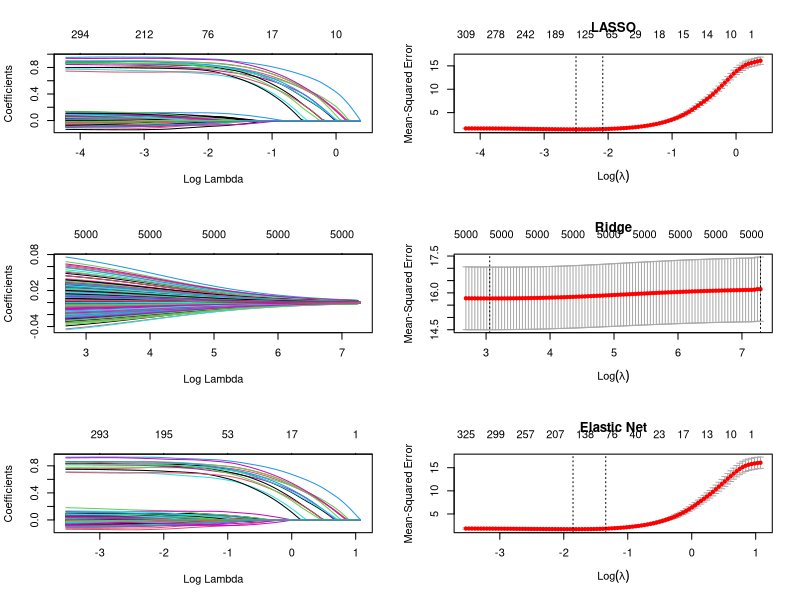
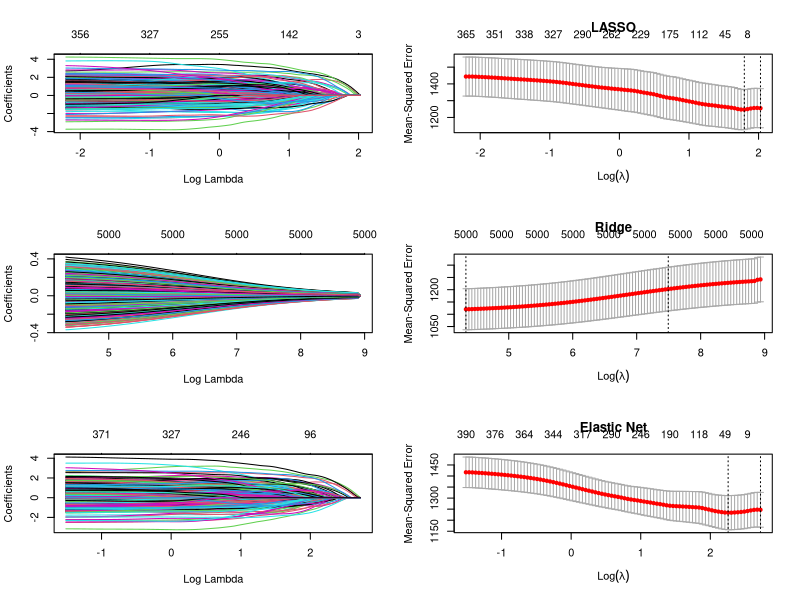
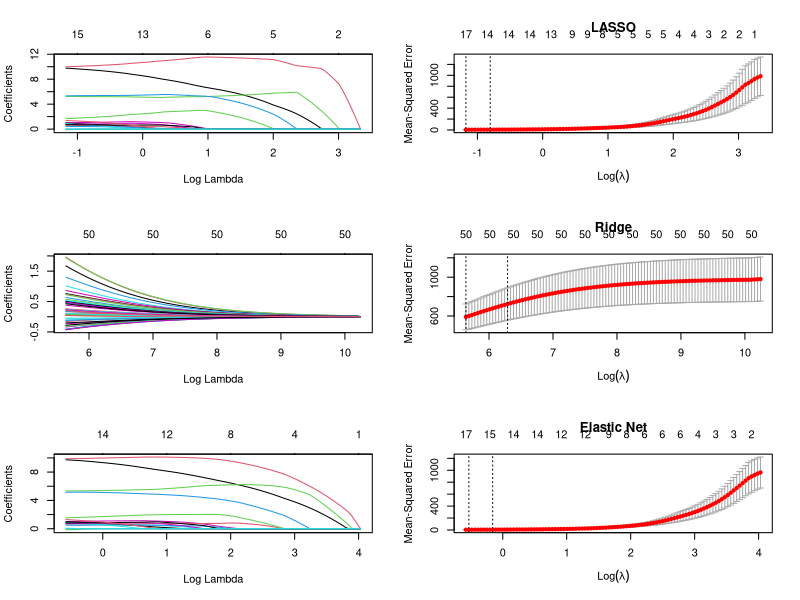

These charts were generated, in order, by the following R code:
# Least Absolute Shrinkage Selector Operator
# Lasso = Sum of Error + Sum of the absolute value of coefficients


library(MASS)  
library(glmnet)  

# --- Example 1
set.seed(1234)  
n <- 1000  
p <- 5000  
real_p <- 15
print(p - real_p)

x <- matrix(rnorm(n*p), nrow=n, ncol=p)
y <- apply(x[,1:real_p], 1, sum) + rnorm(n)
all.equal(rowSums(x[,1:real_p]), apply(x[,1:real_p], 1, sum))

# alternative solution:
beta <- c(rep(1, real_p), rep(0, p - real_p))
y <- x %*% beta + rnorm(n)

z <- rowSums(x[,1:real_p])
all.equal(as.vector(z), as.vector(x%*%beta))


# Split data into train (2/3) and test (1/3) sets
train_rows <- sample(1:n, as.integer(n/3))
x.train <- x[train_rows, ]
x.test <- x[-train_rows, ]

y.train <- y[train_rows]
y.test <- y[-train_rows]

# Fit models 
# (For plots on left):
fit.lasso <- glmnet(x.train, y.train, family="gaussian", alpha=1)
fit.ridge <- glmnet(x.train, y.train, family="gaussian", alpha=0)
fit.elnet <- glmnet(x.train, y.train, family="gaussian", alpha=.5)


# 10-fold Cross validation for each alpha = 0, 0.1, ... , 0.9, 1.0
# (For plots on Right)
for (i in 0:10) {
  assign(paste("fit", i, sep=""), 
         cv.glmnet(x.train, y.train, 
                   type.measure="mse", alpha=i/10,
                   family="gaussian"))
}

# Plot solution paths:
par(mfrow=c(3,2))
plot(fit.lasso, xvar="lambda")
plot(fit10, main="LASSO")

plot(fit.ridge, xvar="lambda")
plot(fit0, main="Ridge")

plot(fit.elnet, xvar="lambda")
plot(fit5, main="Elastic Net")

yhat0 <- predict(fit0, s=fit0$lambda.1se, newx=x.test)
yhat1 <- predict(fit1, s=fit1$lambda.1se, newx=x.test)
yhat2 <- predict(fit2, s=fit2$lambda.1se, newx=x.test)
yhat3 <- predict(fit3, s=fit3$lambda.1se, newx=x.test)
yhat4 <- predict(fit4, s=fit4$lambda.1se, newx=x.test)
yhat5 <- predict(fit5, s=fit5$lambda.1se, newx=x.test)
yhat6 <- predict(fit6, s=fit6$lambda.1se, newx=x.test)
yhat7 <- predict(fit7, s=fit7$lambda.1se, newx=x.test)
yhat8 <- predict(fit8, s=fit8$lambda.1se, newx=x.test)
yhat9 <- predict(fit9, s=fit9$lambda.1se, newx=x.test)
yhat10 <- predict(fit10, s=fit10$lambda.1se, newx=x.test)

mse0 <- mean((y.test - yhat0)^2)
mse1 <- mean((y.test - yhat1)^2)
mse2 <- mean((y.test - yhat2)^2)
mse3 <- mean((y.test - yhat3)^2)
mse4 <- mean((y.test - yhat4)^2)
mse5 <- mean((y.test - yhat5)^2)
mse6 <- mean((y.test - yhat6)^2)
mse7 <- mean((y.test - yhat7)^2)
mse8 <- mean((y.test - yhat8)^2)
mse9 <- mean((y.test - yhat9)^2)
mse10 <- mean((y.test - yhat10)^2)

print(c(mse0, mse2, mse4, mse6, mse8, mse10))
# LASSO is good at picking up a small signal through lots of noise.


# Example 2:
library(MASS)  
library(glmnet)  

set.seed(1234)
n <- 1000    
p <- 5000     
real_p <- 1200  
x <- matrix(rnorm(n*p), nrow=n, ncol=p)
y <- apply(x[,1:real_p], 1, sum) + rnorm(n)

# Split data into train and test sets
train_rows <- sample(1:n, as.integer(n/3))
x.train <- x[train_rows, ]
x.test <- x[-train_rows, ]

y.train <- y[train_rows]
y.test <- y[-train_rows]

# Fit models:
fit.lasso <- glmnet(x.train, y.train, family="gaussian", alpha=1)
fit.ridge <- glmnet(x.train, y.train, family="gaussian", alpha=0)
fit.elnet <- glmnet(x.train, y.train, family="gaussian", alpha=.5)


# 10-fold Cross validation for each alpha = 0, 0.1, ... , 0.9, 1.0
fit.lasso.cv <- cv.glmnet(x.train, y.train, type.measure="mse", alpha=1, 
                          family="gaussian")
fit.ridge.cv <- cv.glmnet(x.train, y.train, type.measure="mse", alpha=0,
                          family="gaussian")
fit.elnet.cv <- cv.glmnet(x.train, y.train, type.measure="mse", alpha=.5,
                          family="gaussian")

for (i in 0:10) {
  assign(paste("fit", i, sep=""), cv.glmnet(x.train, y.train, type.measure="mse", 
                                            alpha=i/10,family="gaussian"))
}

# Plot solution paths:
par(mfrow=c(3,2))
plot(fit.lasso, xvar="lambda")
plot(fit10, main="LASSO")

plot(fit.ridge, xvar="lambda")
plot(fit0, main="Ridge")

plot(fit.elnet, xvar="lambda")
plot(fit5, main="Elastic Net")

yhat0 <- predict(fit0, s=fit0$lambda.1se, newx=x.test)
yhat1 <- predict(fit1, s=fit1$lambda.1se, newx=x.test)
yhat2 <- predict(fit2, s=fit2$lambda.1se, newx=x.test)
yhat3 <- predict(fit3, s=fit3$lambda.1se, newx=x.test)
yhat4 <- predict(fit4, s=fit4$lambda.1se, newx=x.test)
yhat5 <- predict(fit5, s=fit5$lambda.1se, newx=x.test)
yhat6 <- predict(fit6, s=fit6$lambda.1se, newx=x.test)
yhat7 <- predict(fit7, s=fit7$lambda.1se, newx=x.test)
yhat8 <- predict(fit8, s=fit8$lambda.1se, newx=x.test)
yhat9 <- predict(fit9, s=fit9$lambda.1se, newx=x.test)
yhat10 <- predict(fit10, s=fit10$lambda.1se, newx=x.test)

mse0 <- mean((y.test - yhat0)^2)
mse1 <- mean((y.test - yhat1)^2)
mse2 <- mean((y.test - yhat2)^2)
mse3 <- mean((y.test - yhat3)^2)
mse4 <- mean((y.test - yhat4)^2)
mse5 <- mean((y.test - yhat5)^2)
mse6 <- mean((y.test - yhat6)^2)
mse7 <- mean((y.test - yhat7)^2)
mse8 <- mean((y.test - yhat8)^2)
mse9 <- mean((y.test - yhat9)^2)
mse10 <- mean((y.test - yhat10)^2)

print(c(mse0, mse2, mse4, mse6, mse8, mse10))


# Example 3:
set.seed(1234)
n <- 100    
p <- 50
CovMatrix <- outer(1:p, 1:p, function(x,y) {.7^abs(x-y)})
#print(CovMatrix)

beta <- c(10, 10, 5, 5, rep(1, 10), rep(0, 36))

x <- mvrnorm(n, rep(0,p), CovMatrix)
y <- 10 * apply(x[, 1:2], 1, sum) + 
  5 * apply(x[, 3:4], 1, sum) +
  apply(x[, 5:14], 1, sum) +
  rnorm(n)
y <- x %*% beta + rnorm(n)


# Split data into train and test sets
train_rows <- sample(1:n, as.integer(n/3))
x.train <- x[train_rows, ]
x.test <- x[-train_rows, ]

y.train <- y[train_rows]
y.test <- y[-train_rows]

# Fit models:
fit.lasso <- glmnet(x.train, y.train, family="gaussian", alpha=1)
fit.ridge <- glmnet(x.train, y.train, family="gaussian", alpha=0)
fit.elnet <- glmnet(x.train, y.train, family="gaussian", alpha=.5)


# 10-fold Cross validation for each alpha = 0, 0.1, ... , 0.9, 1.0
fit.lasso.cv <- cv.glmnet(x.train, y.train, type.measure="mse", alpha=1, 
                          family="gaussian")
fit.ridge.cv <- cv.glmnet(x.train, y.train, type.measure="mse", alpha=0,
                          family="gaussian")
fit.elnet.cv <- cv.glmnet(x.train, y.train, type.measure="mse", alpha=.5,
                          family="gaussian")

for (i in 0:10) {
  assign(paste("fit", i, sep=""), cv.glmnet(x.train, y.train, type.measure="mse", 
                                            alpha=i/10,family="gaussian"))
}

# Plot solution paths:
par(mfrow=c(3,2))
plot(fit.lasso, xvar="lambda")
plot(fit10, main="LASSO")

plot(fit.ridge, xvar="lambda")
plot(fit0, main="Ridge")

plot(fit.elnet, xvar="lambda")
plot(fit5, main="Elastic Net")

yhat0 <- predict(fit0, s=fit0$lambda.1se, newx=x.test)
yhat1 <- predict(fit1, s=fit1$lambda.1se, newx=x.test)
yhat2 <- predict(fit2, s=fit2$lambda.1se, newx=x.test)
yhat3 <- predict(fit3, s=fit3$lambda.1se, newx=x.test)
yhat4 <- predict(fit4, s=fit4$lambda.1se, newx=x.test)
yhat5 <- predict(fit5, s=fit5$lambda.1se, newx=x.test)
yhat6 <- predict(fit6, s=fit6$lambda.1se, newx=x.test)
yhat7 <- predict(fit7, s=fit7$lambda.1se, newx=x.test)
yhat8 <- predict(fit8, s=fit8$lambda.1se, newx=x.test)
yhat9 <- predict(fit9, s=fit9$lambda.1se, newx=x.test)
yhat10 <- predict(fit10, s=fit10$lambda.1se, newx=x.test)

mse0 <- mean((y.test - yhat0)^2)
mse1 <- mean((y.test - yhat1)^2)
mse2 <- mean((y.test - yhat2)^2)
mse3 <- mean((y.test - yhat3)^2)
mse4 <- mean((y.test - yhat4)^2)
mse5 <- mean((y.test - yhat5)^2)
mse6 <- mean((y.test - yhat6)^2)
mse7 <- mean((y.test - yhat7)^2)
mse8 <- mean((y.test - yhat8)^2)
mse9 <- mean((y.test - yhat9)^2)
mse10 <- mean((y.test - yhat10)^2)

print(c(mse0, mse2, mse4, mse6, mse8, mse10))
